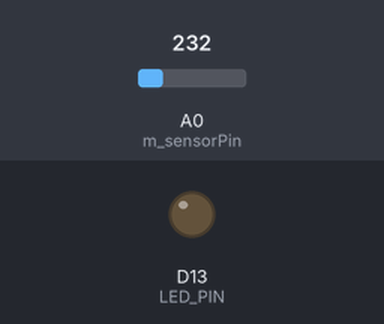
Simulated run of this program. Board: Arduino Uno R4 WiFi. On the bench: output pins drawn as LEDs (lit = HIGH). The test bench sets the inputs (shaded band); at power-on: A0 (m_sensorPin) = 232 (analog values on the 0–1023 scale). What the program prints to the serial monitor is not drawn.

Above: at 5.0 s.
Timing chart, 0 to 13.0 s (numbered marks = the images above):
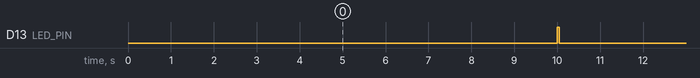

Measured:
- by itself, D13 (LED_PIN): alternates HIGH for 0.05 s and LOW for 9.9 s

The program:

main.cpp
```cpp
/*
Philip Deaton

Project 2 -- Serial Transmission of Temperature
Round-robin loop: the timer ISR only counts ticks, and loop() polls that
count to decide when to sample the sensor, pulse the LED, and print a
CSV row (time_s,temp_F) over serial.
*/

#include <Arduino.h>

#include <cstdint>

#include "OneSecondTimer.h"
#include "TemperatureReader.h"
#include "TimerLED.h"

#include "Counter.h"

namespace
{
  OneSecondTimer gptTimer;   // 1 Hz interrupt / elapsed-time source

  uint32_t count = 0;

  //temperature
  TemperatureReader temperature;

  //timer LED signal
  TimerLED timerLED;

  // Counter
  Counter counter;

  bool firstFlag = true;   // print the CSV header once, before the first row
}

void setup() {
  Serial.begin(115200);

  temperature.setup();
  timerLED.setup();

  // start the 1 Hz interrupt everything else is timed against
  if (!gptTimer.beginTimer())
  {
    Serial.println("[ERROR] Timer did not start");
  }
}

void loop() {
  // has ~10 seconds passed since the last sample?
  bool flag = counter.checkCount(gptTimer.getCount());
  if (flag)
  {
    // print the CSV header once, right before the first data row
    if (firstFlag){
      Serial.println("time_s,temp_F");
      firstFlag = false;
    }

    timerLED.startPulse();                        // visual sampling indicator
    float degreesF = temperature.readTemperature();
    float elapsedSeconds = gptTimer.getTime();

    // one CSV row: elapsed time, calibrated temperature
    Serial.print(elapsedSeconds);
    Serial.print(",");
    Serial.println(degreesF);
  }

  // non-blocking: turns the LED back off once its pulse has elapsed
  timerLED.checkPulse();
}
```

Calibration.h
```cpp
#pragma once

/*
Calibration
Corrects the sensor's raw Fahrenheit reading using a two-point linear fit
*/
class Calibration
{
    private:
        // reference point A: a known temperature and the error measured there
        static constexpr float DEG_A = 71.6f;
        static constexpr float ERROR_DEG_A = 12.49f;

        // reference point B: a second known temperature and its measured error
        static constexpr float DEG_B = 31.1f;
        static constexpr float ERROR_DEG_B = 11.49f;

        // slope of the line through the two error points above
        static constexpr float SLOPE =
            (DEG_A >= DEG_B)
                ? (ERROR_DEG_A - ERROR_DEG_B) / (DEG_A - DEG_B)
                : (ERROR_DEG_B - ERROR_DEG_A) / (DEG_B - DEG_A);

        // y-intercept of line
        static constexpr float Y_INTERCEPT = ERROR_DEG_A - SLOPE * DEG_A;

    public:
        // apply the fitted correction to a raw Fahrenheit reading
        static float getCorrectedDegreesF(float deg);
};
```

Counter.h
```cpp
#pragma once

#include <cstdint>

/*
Counter
Flags every 10th timer tick
*/
class Counter
{
    private:
        static constexpr uint32_t COUNT_INTERVAL = 10;
        uint32_t m_countPrev = 0;

    public:
        // call every loop() pass with the current tick count.
        // returns true once per new multiple of COUNT_INTERVAL
        bool checkCount(uint32_t);
};
```

OneSecondTimer.h
```cpp
#pragma once

#include <cstdint>
#include <FspTimer.h>

/*
OneSecondTimer
Fires a 1 Hz hardware interrupt on the RA timer. The ISR only counts
ticks; the main loop polls that count to decide when to act.
*/
class OneSecondTimer
{
    private:

        // timer setup
        FspTimer m_timer;
        timer_mode_t m_mode = TIMER_MODE_PERIODIC;   // repeats forever
        uint8_t m_type = GPT_TIMER;                  // general PWM timer channel
        int8_t m_channel = -1;
        float m_rate_Hz = 1.0;                       // fire once per second

        // status
        bool m_started = false;

        // tick count, updated in the ISR
        volatile uint32_t m_count = 0;

        // runs in interrupt context on every timer overflow
        static void timerCallback(timer_callback_args_t *p_args);

        bool setTimerChannel();

    public:

        OneSecondTimer() = default;
        OneSecondTimer(const OneSecondTimer &) = delete;
        OneSecondTimer &operator=(const OneSecondTimer &) = delete;

        bool beginTimer();
        uint32_t getCount();
        uint32_t getTime();
};
```

TemperatureReader.h
```cpp
#pragma once

#include <Arduino.h>
#include "Calibration.h"

/*
TemperatureReader
Reads the analog sensor on A0 and converts it to a calibrated Fahrenheit deg.
ADC counts -> millivolts -> Celsius -> Fahrenheit -> corrected.
*/
class TemperatureReader
{
    private:

        // sensor setup
        const int m_sensorPin = A0;
        const float m_maxReading = 1023.0f;   // max value from a 10-bit ADC
        const float m_aRef_voltage = 1.5f;    // internal reference voltage
        static constexpr int m_numSamples = 16;  // samples averaged per reading

        // average several analog reads to cut down on noise
        float getAveragedAnalogReading() const;
        float analog2mV(float) const;
        // millivolts to Celsius (TMP36: 500 mV at 0C, 10 mV per degree)
        float mV2Celsius(float) const;
        float celsius2Fahrenheit(float) const;

    public:
        void setup();
        float readTemperature()  const;
};
```

TimerLED.h
```cpp
#pragma once

#include <cstdint>
#include <Arduino.h>

/*
TimerLED
Pulses the onboard LED briefly to mark each temperature sample, without
using delay()
*/
class TimerLED
{
    private:
        static constexpr uint8_t LED_PIN = 13;
        static constexpr uint32_t PULSE_MS = 50;

        uint32_t m_pulseStart = 0;
        bool m_pulsing = false;

    public:

        void setup();
        void startPulse();
        // call every loop() pass; turns the LED off once PULSE_MS has elapsed
        void checkPulse();
};
```

Calibration.cpp
```cpp
#include "Calibration.h"

float Calibration::getCorrectedDegreesF(float deg)
{
    // predicted error at temperature from the fitted line
    float error = SLOPE * deg + Y_INTERCEPT;
    // remove the predicted error from the raw reading
    return deg - error;
}
```

Counter.cpp
```cpp
#include "Counter.h"

bool Counter::checkCount(uint32_t count)
{
   // trigger on a NEW multiple of COUNT_INTERVAL
   if (count != m_countPrev && count % COUNT_INTERVAL == 0)
   {
    m_countPrev = count;
    return true;
   }
   return false;
}
```

OneSecondTimer.cpp
```cpp
#include "OneSecondTimer.h"

void OneSecondTimer::timerCallback(timer_callback_args_t *p_args)
{
    // recover the owning object from the context pointer
    OneSecondTimer *self =
        static_cast<OneSecondTimer *>(const_cast<void *>(p_args->p_context));
    self->m_count++;
}

bool OneSecondTimer::beginTimer()
{
    // already running
    if (m_started)
    {
        return true;
    }

    // claim a hardware timer channel
    if (!setTimerChannel())
    {
        return false;
    }

    // configure a periodic 1 Hz timer with timerCallback as the ISR
    if (!m_timer.begin(m_mode, m_type, m_channel, m_rate_Hz, 0.0f, timerCallback, this))
    {
        return false;
    }

    // enable the overflow interrupt, then open and start the timer
    if (!m_timer.setup_overflow_irq() || !m_timer.open() || !m_timer.start())
    {
        m_timer.end();   // release the channel
        return false;
    }

    m_started = true;
    return m_started;
}

bool OneSecondTimer::setTimerChannel()
{
    m_channel = FspTimer::get_available_timer(m_type);

    // fall back to a reserved PWM timer if none are free
    if (m_channel < 0)
    {
        m_channel = FspTimer::get_available_timer(m_type, true);
        FspTimer::force_use_of_pwm_reserved_timer();
    }

    if (m_channel < 0)
    {
        return false;
    }
    return true;
}

uint32_t OneSecondTimer::getCount(){ return m_count; }
uint32_t OneSecondTimer::getTime(){ return m_count / m_rate_Hz; }
```

TemperatureReader.cpp
```cpp
#include "TemperatureReader.h"

void TemperatureReader::setup()
{
    // use the internal reference voltage for finer resolution
    analogReference(AR_INTERNAL);
    analogReadResolution(10);
}

float TemperatureReader::readTemperature() const
{
    // read -> mV -> Celsius -> Fahrenheit -> calibrated
    return Calibration::getCorrectedDegreesF(celsius2Fahrenheit(mV2Celsius(analog2mV(getAveragedAnalogReading()))));
}

float TemperatureReader::getAveragedAnalogReading() const
{
    long sum = 0;
    // average multiple samples to smooth out noise
    for (int i = 0; i < m_numSamples; i++)
    {
        sum += analogRead(m_sensorPin);
    }
    return static_cast<float>(sum) / m_numSamples;
}

float TemperatureReader::analog2mV(float a) const
{
    // scale a raw ADC count to a voltage in millivolts
    return a * m_aRef_voltage / m_maxReading * 1000.0f;
}

float TemperatureReader::mV2Celsius(float mv) const
{
    // TMP36: 500 mV at 0C, rising 10 mV per degree
    return (mv - 500) / 10;
}

float TemperatureReader::celsius2Fahrenheit(float c) const
{
    return (c * 9 / 5) + 32;
}
```

timerLED.cpp
```cpp
#include "TimerLED.h"

void TimerLED::setup()
{
  pinMode(LED_PIN, OUTPUT);
  digitalWrite(LED_PIN, LOW); // start with pin off
}

void TimerLED::startPulse()
{
    // turn the LED on and remember when the pulse started
    digitalWrite(LED_PIN, HIGH);
    m_pulseStart = millis();
    m_pulsing = true;
}

void TimerLED::checkPulse()
{
    // non-blocking. turn the LED back off once PULSE_MS has passed
    if (m_pulsing && (millis() - m_pulseStart >= PULSE_MS))
    {
        digitalWrite(LED_PIN, LOW);
        m_pulsing = false;
    }
}
```
